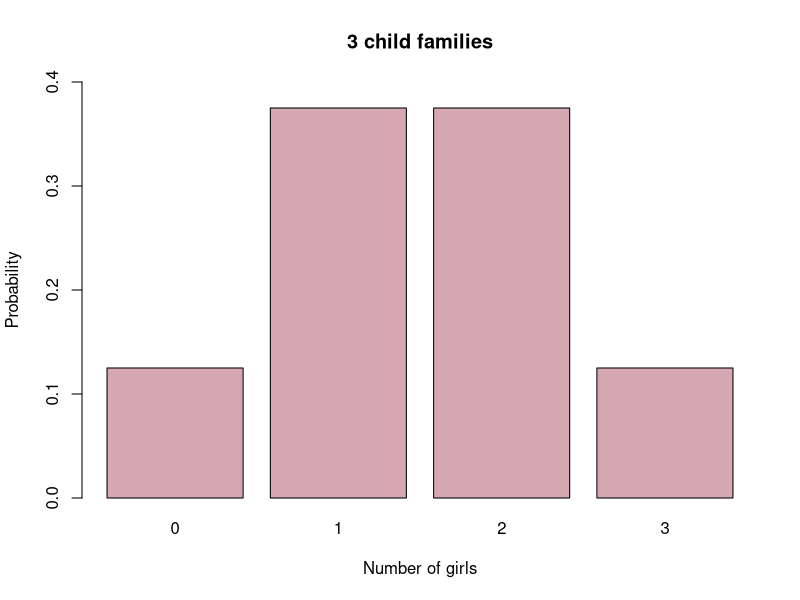
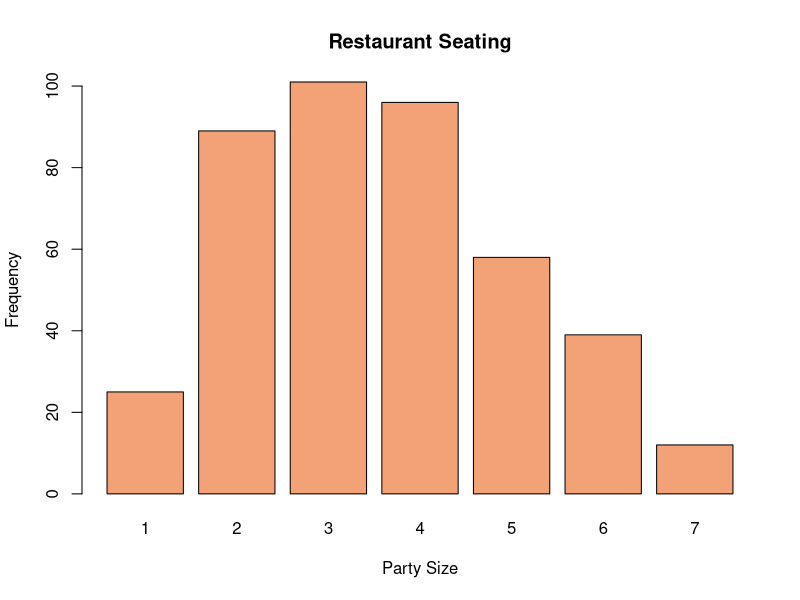
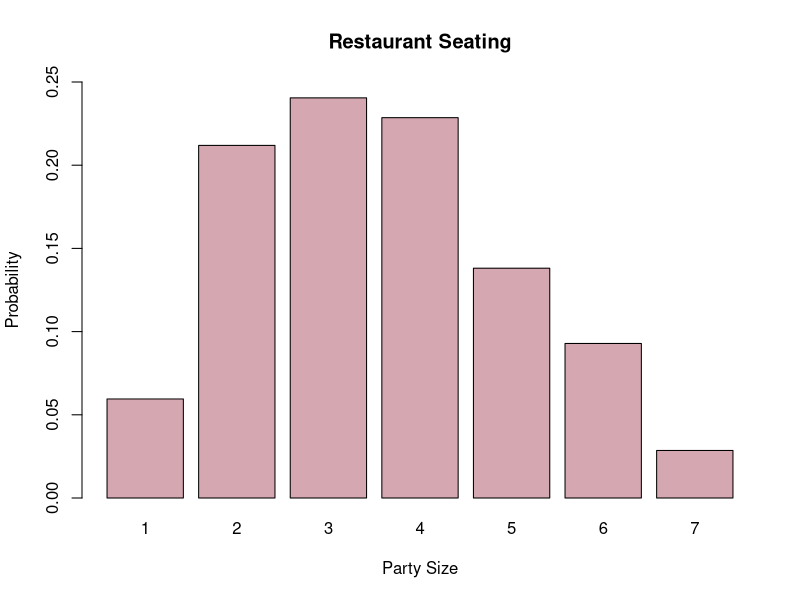

Write the R code that produced these figures, in order.
#Creating a probability distribution from calculated theoretical probabilities
#Example: 3-child families

#create a vector of values for the random variable x
values<-c(0,1,2,3)
#create a vector of probabilities
probs<-c(1/8,3/8,3/8,1/8)
#create a barplot of the probability distribution
barplot(probs, names.arg=values, ylim=c(0,.4),
        main="3 child families", ylab="Probability",
        xlab="Number of girls", col="#D4A7B1")


#Creating a probability distribution from observed frequencies
#Example: Restaurant Seating

#create a vector of values for the random variable x
values<-c(1,2,3,4,5,6,7)
#create a vector of observed frequencies
freq<-c(25,89,101,96,58,39,12)

#create a vector of probabilities by dividing the frequencies by the total
prob<-freq/sum(freq)

#Plot the frequencies. Change the label names and colors as desired
barplot(freq, names.arg=values, main="Restaurant Seating",
        ylab="Frequency", xlab="Party Size", col="#F3A176")

#Plot the probabilities. You may need to change the upper limit of the ylim
#command to adjust the y-axis. Change the labels and colors as desired.
barplot(prob, names.arg=values, ylim=c(0,.25),
        main="Restaurant Seating", ylab="Probability",
        xlab="Party Size", col="#D4A7B1")